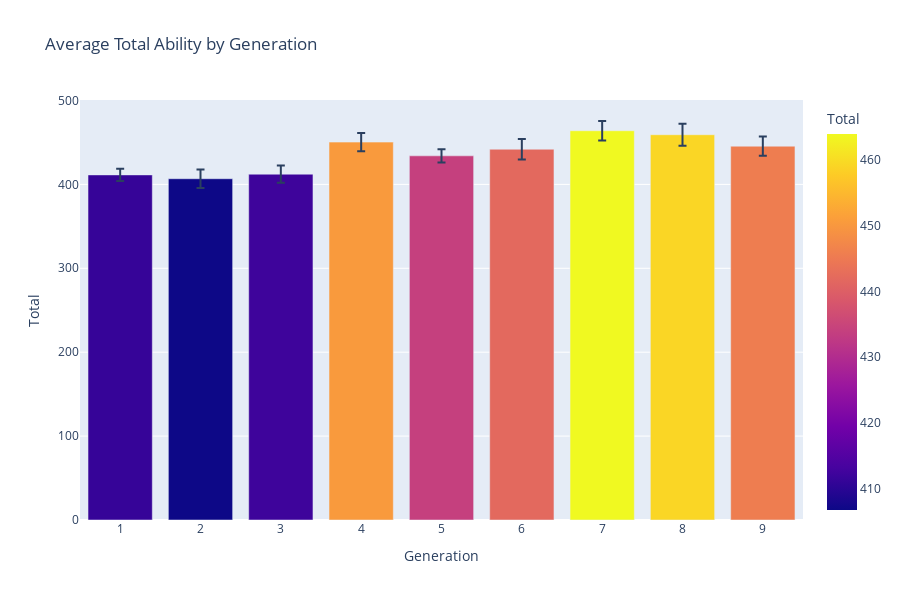

The notebook cell this image was saved under:
### Markdown cell above
In many games that last for years, there is often an issue called "data exploation", which means as newer versions of game comes out, data of the previous generations become relatively weaker. However in pokemon this is not the case.

### Code cell
pokemon_total = pokemon_data1[["Total", "Generation"]]
# mean of total by generation
pokemon_total_mean_by_gen = pokemon_total.groupby("Generation")['Total'].mean().reset_index()
# standard error of total by generation, this is used to plot error bar
# SE = s / sqrt(n), s is standard deviation, n is sample size
pokemon_total_se_by_gen = pokemon_total.groupby('Generation')['Total'].agg(np.std) / np.sqrt(pokemon_total.groupby('Generation')['Total'].count())
px.bar(pokemon_total_mean_by_gen, x = "Generation", y = "Total", error_y = pokemon_total_se_by_gen, title = "Average Total Ability by Generation ",color='Total', height=600)

### Figure 1 — Plotly figure (JSON) as saved in the notebook; plotly's stock layout.template omitted (floating-point values rounded to 4 significant figures)
{"data": [{"alignmentgroup": "True", "error_y": {"array": [7.272, 10.92, 10.24, 10.98, 7.962, 12.36, 11.6, 13.19, 11.43]}, "hovertemplate": "Generation=%{x}<br>Total=%{marker.color}<extra></extra>", "legendgroup": "", "marker": {"color": [411.3, 406.7, 412.2, 450.4, 434.0, 441.9, 463.9, 459.2, 445.5], "coloraxis": "coloraxis"}, "name": "", "offsetgroup": "", "orientation": "v", "showlegend": false, "textposition": "auto", "type": "bar", "x": [1, 2, 3, 4, 5, 6, 7, 8, 9], "xaxis": "x", "y": [411.3, 406.7, 412.2, 450.4, 434.0, 441.9, 463.9, 459.2, 445.5], "yaxis": "y"}], "layout": {"barmode": "relative", "coloraxis": {"colorbar": {"title": {"text": "Total"}}, "colorscale": [[0, "#0d0887"], [0.1111, "#46039f"], [0.2222, "#7201a8"], [0.3333, "#9c179e"], [0.4444, "#bd3786"], [0.5556, "#d8576b"], [0.6667, "#ed7953"], [0.7778, "#fb9f3a"], [0.8889, "#fdca26"], [1, "#f0f921"]]}, "height": 600, "legend": {"tracegroupgap": 0}, "title": {"text": "Average Total Ability by Generation "}, "xaxis": {"anchor": "y", "domain": [0, 1], "title": {"text": "Generation"}}, "yaxis": {"anchor": "x", "domain": [0, 1], "title": {"text": "Total"}}}}
